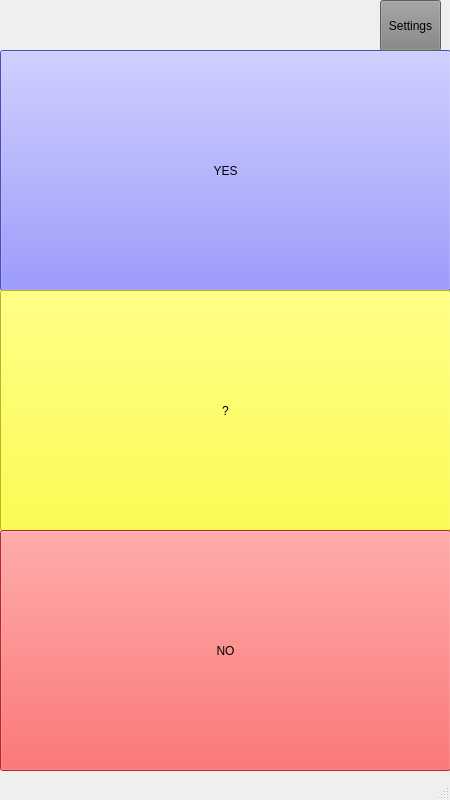
<?xml version="1.0" encoding="UTF-8"?>
<ui version="4.0">
 <class>MainWindow</class>
 <widget class="QMainWindow" name="MainWindow">
  <property name="geometry">
   <rect>
    <x>0</x>
    <y>0</y>
    <width>450</width>
    <height>800</height>
   </rect>
  </property>
  <property name="windowTitle">
   <string>MainWindow</string>
  </property>
  <widget class="QWidget" name="centralwidget">
   <widget class="QPushButton" name="pushButton">
    <property name="geometry">
     <rect>
      <x>0</x>
      <y>50</y>
      <width>451</width>
      <height>241</height>
     </rect>
    </property>
    <property name="styleSheet">
    <string notr="true">background-color: rgb(106, 106, 255);</string>
   </property>
    <property name="text">
     <string>YES</string>
    </property>
   </widget>
   <widget class="QPushButton" name="pushButton_2">
    <property name="geometry">
     <rect>
      <x>0</x>
      <y>290</y>
      <width>451</width>
      <height>241</height>
     </rect>
    </property>
    <property name="styleSheet">
    <string notr="true">background-color: rgb(255, 255, 28);</string>
   </property>
    <property name="text">
     <string>?</string>
    </property>
   </widget>
   <widget class="QPushButton" name="pushButton_3">
    <property name="geometry">
     <rect>
      <x>0</x>
      <y>530</y>
      <width>451</width>
      <height>241</height>
     </rect>
    </property>
    <property name="styleSheet">
    <string notr="true">background-color: rgb(255, 55, 55);</string>
   </property>
    <property name="text">
     <string>NO</string>
    </property>
   </widget>
   <widget class="QPushButton" name="pushButton_4">
    <property name="geometry">
     <rect>
      <x>380</x>
      <y>0</y>
      <width>61</width>
      <height>51</height>
     </rect>
    </property>
    <property name="styleSheet">
    <string notr="true">background-color: rgb(130, 130, 130);</string>
   </property>
    <property name="text">
     <string>Settings</string>
    </property>
   </widget>
  </widget>
  <widget class="QMenuBar" name="menubar">
   <property name="geometry">
    <rect>
     <x>0</x>
     <y>0</y>
     <width>450</width>
     <height>21</height>
    </rect>
   </property>
  </widget>
  <widget class="QStatusBar" name="statusbar"/>
 </widget>
 <resources/>
 <connections/>
</ui>
